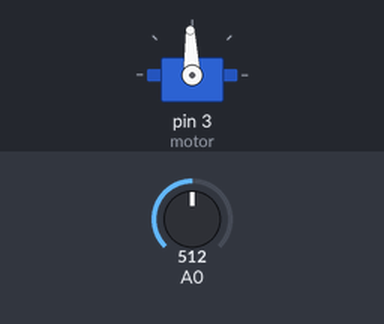
A sketch run on a simulated Arduino Uno, built with avr-gcc and run on an emulated ATmega328P. Parts: servo. Inputs (shaded band) come from the test bench; at power-on: A0 = 512.

Above: at 1.2 s.
1.3 s: A0 set to 716
At 1.9 s:
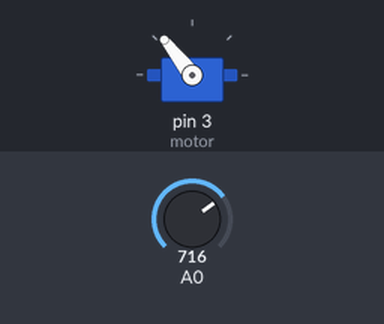
2.8 s: A0 set to 900
At 3.1 s:
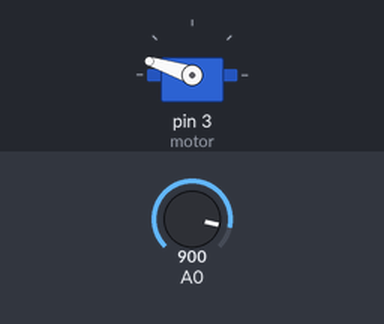
4.3 s: A0 set to 1023
At 5.4 s:
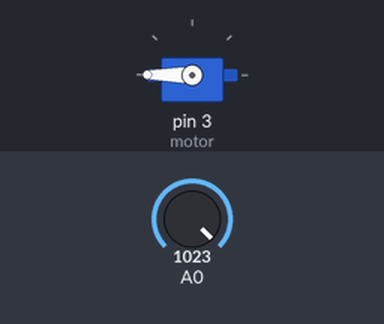
5.8 s: A0 set to 306
At 6.6 s:
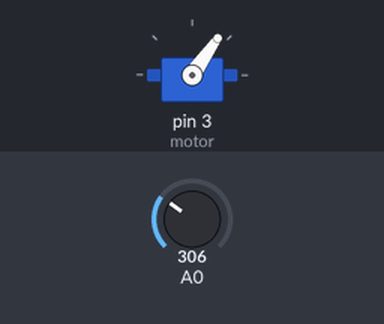
7.3 s: A0 set to 122
At 7.7 s:
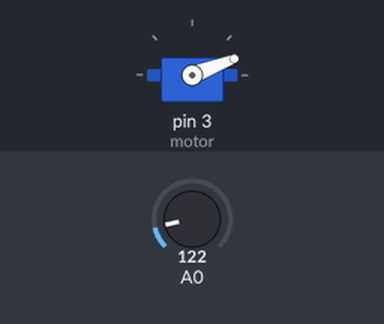
Timing chart, 0 to 9.8 s (numbered marks = the images above; inputs shaded):
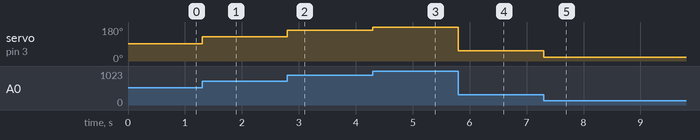

The sketch:

motor_ve_joystik.ino
```cpp
#include <Servo.h>
Servo motor;
int deyer;
int derece;
void setup()
{
  motor.attach(3);
}

void loop()
{
  deyer = analogRead(A0);
  derece = map(deyer, 0, 1000, 0, 180);
  motor.write(derece);
}
```

Measured:
- after the input at 1.3 s, servo on pin 3 (motor): 92° → 128° at once
- after the input at 2.8 s, servo on pin 3 (motor): 128° → 162° at once
- after the input at 4.3 s, servo on pin 3 (motor): 162° → 180° at once
- after the input at 5.8 s, servo on pin 3 (motor): 180° → 55° at once
- after the input at 7.3 s, servo on pin 3 (motor): 55° → 21° at once
